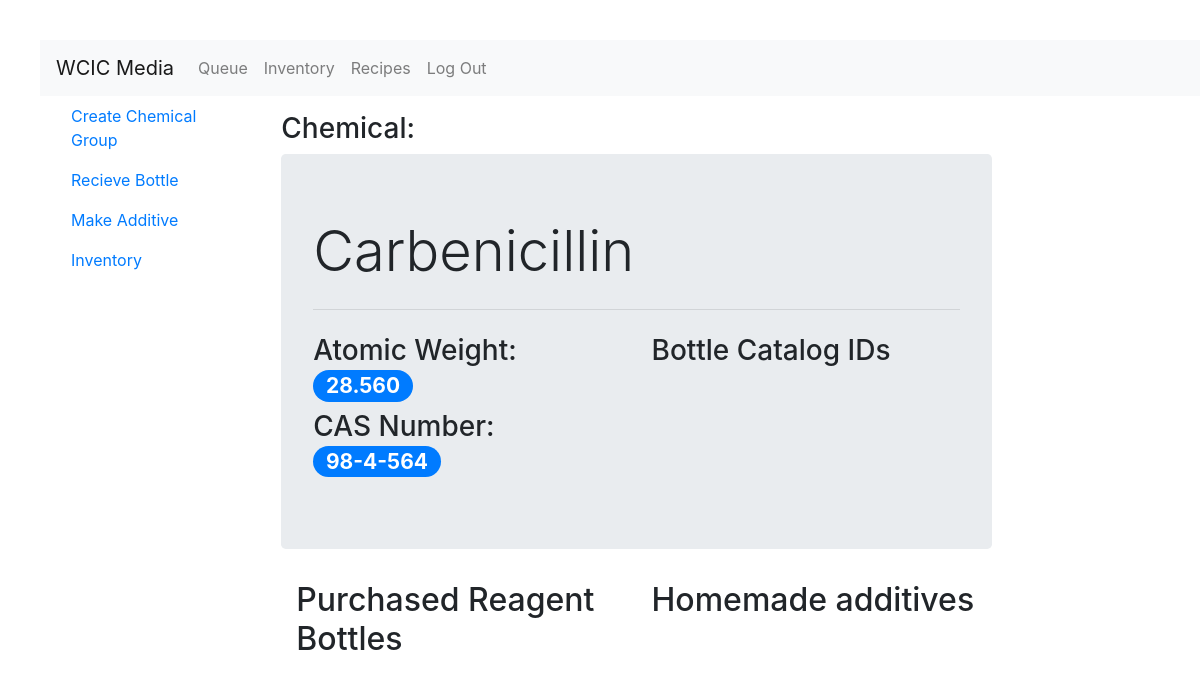
The app's page /inventory/chemical/carbenicillin (signed in), older data.
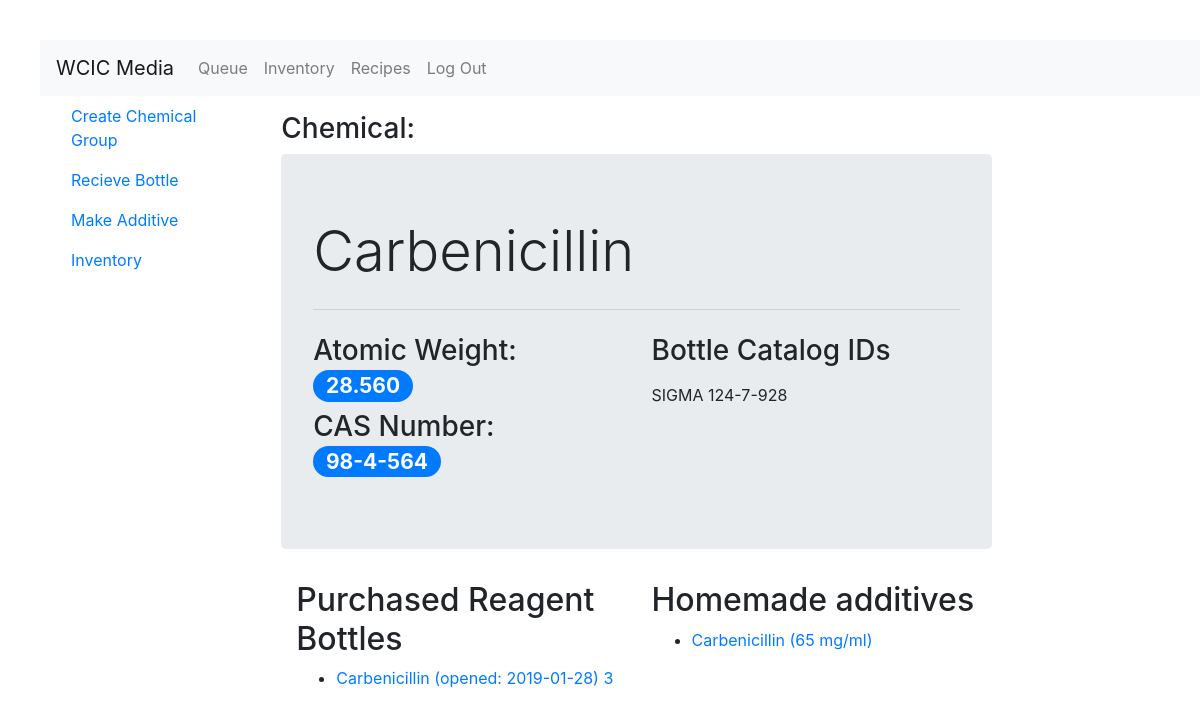
The same page, newer data.
### inventory/models.py (models this page shows, shortened)
class Bottle(models.Model):
    chemical = models.ForeignKey(Chemical,on_delete=models.CASCADE)
    company = models.CharField(max_length=256)
    catalog_number = models.CharField(max_length=256)
    base_volume = models.DecimalField(default=0.0,max_digits=10,decimal_places=3)
    lot_number = models.CharField(max_length=256)
    price = models.DecimalField(max_digits=10,decimal_places=2)
    current_volume = models.DecimalField(default=0.0, max_digits=10,decimal_places=3)
    expiration = models.DateField(null=True,blank=True)
    recieved = models.DateField()
    recieved_by = models.ForeignKey(User,related_name='recieved_by_user',on_delete=models.CASCADE)
    date_opened = models.DateTimeField(null=True,blank=True)
    opened_by = models.ForeignKey(User,related_name='opened_by_user',blank=True,null=True, on_delete=models.CASCADE)
    date_discarded = models.DateTimeField(null=True,blank=True)
    discarded_by = models.ForeignKey(User,related_name='discarded_by_user',blank=True, null=True,on_delete=models.CASCADE)
    def __str__(self):
        if self.date_opened == None:
            is_opened = ['False']
        else:
            is_opened = str(self.date_opened).split()
        return self.chemical.name + " (opened: " + is_opened[0] + ") " + str(self.id)
    class Meta:
        ordering = ['chemical']

class Chemical(models.Model):
    name = models.CharField(max_length=256)
    atomic_weight = models.DecimalField(max_digits=10,decimal_places=3)
    cas_number = models.CharField(max_length=25,unique=True)
    slug = models.SlugField(allow_unicode=True,unique=True)
    class Meta:
        ordering = ['name']
        unique_together = ('name','atomic_weight')

class Additive(models.Model):
    bottle = models.ForeignKey(Bottle,on_delete=models.CASCADE)
    concentration = models.DecimalField(max_digits=10,decimal_places=3)
    date_made = models.DateTimeField()
    made_by = models.ForeignKey(User,on_delete=models.CASCADE)
    batchid = models.CharField(max_length=256)
    filtered = models.BooleanField()
    volume = models.DecimalField(default=0.0,max_digits=10,decimal_places=3)
    def __str__(self):
        if str(self.concentration).split(".")[1] == '000':
            stringConcentration = str(self.concentration).split(".")[0]
        else:
            stringConcentration = str(self.concentration)
        stringVersion = self.bottle.chemical.name + " (" + stringConcentration + " mg/ml)"
        return stringVersion
    class Meta:
        ordering = ['bottle','concentration']

### inventory/views.py (the view)
# urls.py: path('chemical/<slug>',views.ChemicalDetail.as_view(),name='chemicaldet'),
class ChemicalDetail(LoginRequiredMixin,generic.DetailView):
    model = Chemical
    def get_context_data(self, **kwargs):
        context = super().get_context_data(**kwargs)
        context['bottle_list'] = Bottle.objects.filter(chemical=context['chemical'])
        context['uniquecatnums'] = Bottle.objects.filter(chemical=context['chemical']).values("company",'catalog_number').distinct()
        return context

### inventory/templates/inventory/chemical_detail.html (shortened to what this page needs)
{% extends 'inventory/inventory_base.html' %}
{% block content %}
<h3>Chemical:</h3>
<div class="jumbotron">
  <h1 class='display-4'>{{chemical.name}}</h1>
  <hr class="my-4">
    <div class="row">
      <div class="col-md">
        <h3>Atomic Weight: <span class="badge badge-primary badge-pill">{{chemical.atomic_weight}}</span></h3>
        <h3>CAS Number: <span class="badge badge-primary badge-pill">{{chemical.cas_number}}</span></h3>
      </div>
    <div class="col-md">
      <h3>Bottle Catalog IDs</h3>
        {% for bottle in uniquecatnums %}
          <p>{{bottle.company}}  {{bottle.catalog_number}}</p>
        {% endfor %}
    </div>
  </div>
</div>
<div class="container">
  <div class="row">
    <div class="col-md">
      <h2>Purchased Reagent Bottles</h2>
        {% for bottle in bottle_list %}
          <ul>
            <li><a href="{% url 'inventory:bottledet' pk=bottle.pk %}">{{bottle}}</a></li>
          </ul>
        {% endfor %}
    </div>
    <div class="col-md">
      <h2>Homemade additives</h2>
      {% for bottle in chemical.bottle_set.all %}
        {% for additive in bottle.additive_set.all  %}
          <ul>
            <li><a href="{% url 'inventory:additivedet' pk=additive.pk %}">{{ additive }}</a></li>
          </ul>
          {% endfor %}
        {% endfor %}
    </div>
  </div>
</div>
{% endblock %}

Row changes from the older to the newer data that the page shows:
added Bottle: company "SIGMA", catalog_number "124-7-928", date_opened+chemical+id "Carbenicillin (opened: 2019-01-28) 3"
added Additive: concentration+bottle "Carbenicillin (65 mg/ml)"
